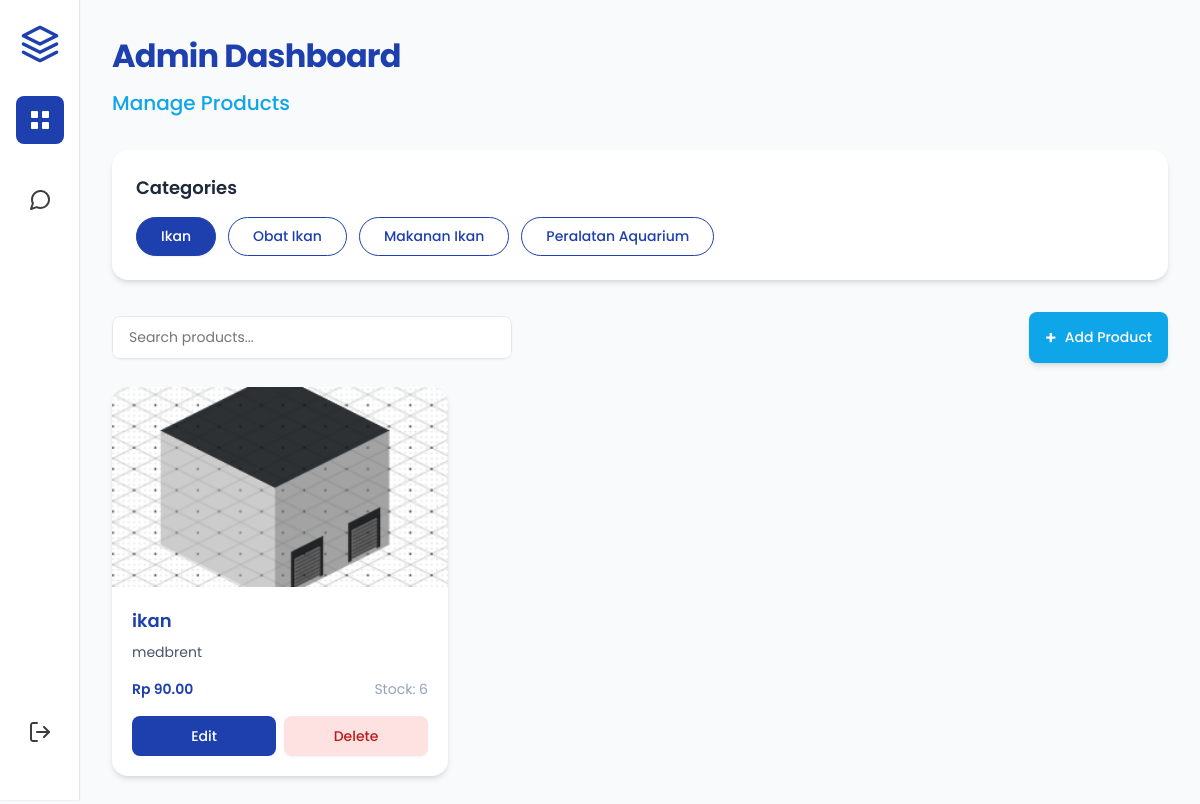
The app's page /custom-admin/dashboard/ (signed in), older data.
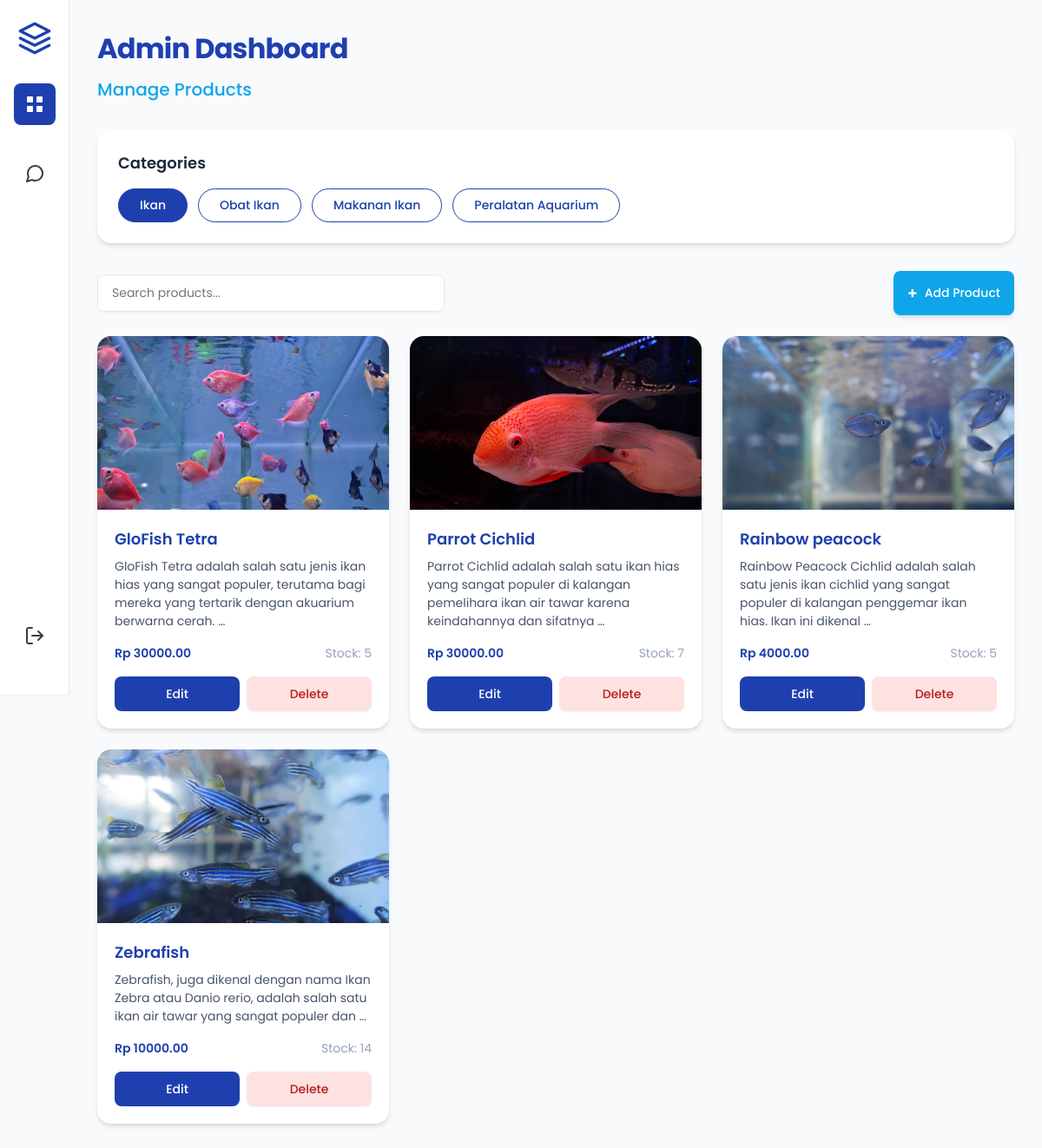
The same page, newer data.
### waluya/models.py (models this page shows, shortened)
class Product(models.Model):
    name = models.CharField(max_length=255)
    description = models.TextField()
    price = models.DecimalField(max_digits=10, decimal_places=2)
    stock = models.IntegerField()
    image = models.ImageField(upload_to='products/')

class Fish(Product):
    SIZE_CHOICES = [
        ('kecil', 'Kecil'),
        ('sedang', 'Sedang'),
        ('besar', 'Besar'),
    ]
    COLOR_CHOICES = [
        ('gelap', 'Gelap'),
        ('terang', 'Terang'),
    ]
    size = models.CharField(max_length=10, choices=SIZE_CHOICES)
    color = models.CharField(max_length=10, choices=COLOR_CHOICES)

class Product(models.Model):
    name = models.CharField(max_length=255)
    description = models.TextField()
    price = models.DecimalField(max_digits=10, decimal_places=2)
    stock = models.IntegerField()
    image = models.ImageField(upload_to='products/')

### waluya/views.py (the view, shortened to what this page needs)
# urls.py: path('custom-admin/dashboard/', views.admin_dashboard, name='admin_dashboard'),
@login_required
def admin_dashboard(request):
    if not request.user.is_superuser:
        return redirect('landing_page')
    category = request.GET.get('category', 'Fish')
    format_type = request.GET.get('format', 'html')
    search_query = request.GET.get('search', '')
    model_classes = {
        'Fish': Fish,
        'FishMedicine': FishMedicine,
        'AquariumStuff': AquariumStuff,
        'FishFood': FishFood,
    }
    products = model_classes.get(category, Fish).objects.all()
    if search_query:
        products = products.filter(name__icontains=search_query)
    models_info = [
        {'name': 'Fish', 'add_url': f'/add_product/?category=Fish', 'change_url': f'/custom-admin/dashboard/?category=Fish'},
        {'name': 'Fish Medicine', 'add_url': f'/add_product/?category=FishMedicine', 'change_url': f'/custom-admin/dashboard/?category=FishMedicine'},
        {'name': 'Aquarium Stuff', 'add_url': f'/add_product/?category=AquariumStuff', 'change_url': f'/custom-admin/dashboard/?category=AquariumStuff'},
        {'name': 'Fish Food', 'add_url': f'/add_product/?category=FishFood', 'change_url': f'/custom-admin/dashboard/?category=FishFood'},
        {'name': 'Message', 'add_url': '#', 'change_url': '/admin/waluya/message/'},
    ]
    return render(request, 'admin_dashboard.html', {
        'models_info': models_info,
        'products': products,
        'category': category,
    })

### waluya/templates/admin_dashboard.html (shortened to what this page needs)
{% load static %}
<!DOCTYPE html>
<html lang="en">
<head>
    <link rel="stylesheet" href="{% static 'css/admin_dashboard.css' %}" />
</head>
<body>
    <div class="sidebar">
        <div class="logo">
        </div>
        <div class="nav-icon active">
        </div>
        <a href="{% url 'admin_message' %}" class="nav-icon">
        </a>
        <a href="/logout/" class="nav-icon logout-icon" title="Logout">
        </a>
    </div>
    <div class="main-content">
        <div class="header">
            <h1 class="title">Admin Dashboard</h1>
            <h2 class="subtitle">Manage Products</h2>
        </div>
        <div class="categories">
            <h3 class="categories-title">Categories</h3>
            <div class="category-buttons">
                <a href="{% url 'admin_dashboard' %}?category=Fish" class="category-btn {% if category == 'Fish' %}active{% endif %}">Ikan</a>
                <a href="{% url 'admin_dashboard' %}?category=FishMedicine" class="category-btn {% if category == 'FishMedicine' %}active{% endif %}">Obat Ikan</a>
                <a href="{% url 'admin_dashboard' %}?category=FishFood" class="category-btn {% if category == 'FishFood' %}active{% endif %}">Makanan Ikan</a>
                <a href="{% url 'admin_dashboard' %}?category=AquariumStuff" class="category-btn {% if category == 'AquariumStuff' %}active{% endif %}">Peralatan Aquarium</a>
            </div>
        </div>
        <div class="action-bar">
            <div class="search-container">
                <input type="text" id="searchInput" placeholder="Search products...">
            </div>
            <button type="button" class="add-product-btn" id="openPopupBtn">
                <span class="plus-icon">+</span>
                <span>Add Product</span>
            </button>
        </div>
        <div class="products-list" id="productsList">
            {% for product in products %}
            <div class="product-card">
                <div class="product-card-content">
                    <div class="product-image-container">
                        {% if product.image %}
                        <img src="{{ product.image.url }}" alt="{{ product.name }}" class="product-image">
                        {% else %}
                        <div class="no-image">No Image</div>
                        {% endif %}
                    </div>
                    <div class="product-info">
                        <h3 class="product-title">{{ product.name }}</h3>
                        <p class="product-description">{{ product.description|truncatewords:20 }}</p>
                        <div class="product-meta">
                            <span class="product-price">Rp {{ product.price }}</span>
                            <span class="product-stock">Stock: {{ product.stock }}</span>
                        </div>
                        <div class="product-actions">
                            <button class="edit-btn" data-product-id="{{ product.id }}" data-category="{{ category }}"
                                data-name="{{ product.name }}"
                                data-description="{{ product.description }}"
                                data-price="{{ product.price }}"
                                data-stock="{{ product.stock }}">Edit</button>
                            <button class="delete-btn" data-product-id="{{ product.id }}" data-name="{{ product.name }}">Delete</button>
                        </div>
                    </div>
                </div>
            </div>
            {% empty %}
            <div class="empty-state">
                <div class="empty-icon">📦</div>
                <p>No products available.</p>
                <p class="empty-hint">Click "Add Product" to get started.</p>
            </div>
            {% endfor %}
        </div>
    </div>
</body>
</html>

Row changes from the older to the newer data that the page shows:
removed Fish: image (picture), name "ikan", description "medbrent", price "90.00", stock "6"
added Fish: image (picture), name "GloFish Tetra", description "GloFish Tetra adalah salah satu jenis ikan hias yang sangat populer, terutama bagi mereka yang tertarik dengan akuarium berwarna cerah. …", price "30000.00", stock "5"
added Fish: image (picture), name "Parrot Cichlid", description "Parrot Cichlid adalah salah satu ikan hias yang sangat populer di kalangan pemelihara ikan air tawar karena keindahannya dan sifatnya …", price "30000.00", stock "7"
added Fish: image (picture), name "Rainbow peacock", description "Rainbow Peacock Cichlid adalah salah satu jenis ikan cichlid yang sangat populer di kalangan penggemar ikan hias. Ikan ini dikenal …", price "4000.00", stock "5"
added Fish: image (picture), name "Zebrafish", description "Zebrafish, juga dikenal dengan nama Ikan Zebra atau Danio rerio, adalah salah satu ikan air tawar yang sangat populer dan …", price "10000.00", stock "14"
